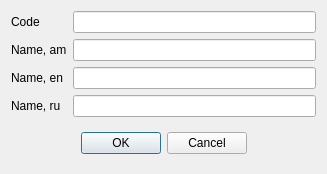
<?xml version="1.0" encoding="UTF-8"?>
<ui version="4.0">
 <class>RERestMenuNames</class>
 <widget class="QDialog" name="RERestMenuNames">
  <property name="geometry">
   <rect>
    <x>0</x>
    <y>0</y>
    <width>327</width>
    <height>165</height>
   </rect>
  </property>
  <property name="windowTitle">
   <string>Name of menu</string>
  </property>
  <layout class="QVBoxLayout" name="verticalLayout">
   <item>
    <layout class="QGridLayout" name="gridLayout">
     <item row="1" column="1">
      <widget class="EQLineEdit" name="leNameAm">
       <property name="Field" stdset="0">
        <string>f_am</string>
       </property>
      </widget>
     </item>
     <item row="1" column="0">
      <widget class="QLabel" name="label_2">
       <property name="text">
        <string>Name, am</string>
       </property>
      </widget>
     </item>
     <item row="0" column="0">
      <widget class="QLabel" name="label">
       <property name="text">
        <string>Code</string>
       </property>
      </widget>
     </item>
     <item row="3" column="0">
      <widget class="QLabel" name="label_4">
       <property name="text">
        <string>Name, ru</string>
       </property>
      </widget>
     </item>
     <item row="2" column="0">
      <widget class="QLabel" name="label_3">
       <property name="text">
        <string>Name, en</string>
       </property>
      </widget>
     </item>
     <item row="0" column="1">
      <widget class="EQLineEdit" name="leCode">
       <property name="focusPolicy">
        <enum>Qt::NoFocus</enum>
       </property>
       <property name="readOnly">
        <bool>true</bool>
       </property>
       <property name="PrimaryKey" stdset="0">
        <bool>true</bool>
       </property>
       <property name="Field" stdset="0">
        <string>f_id</string>
       </property>
      </widget>
     </item>
     <item row="3" column="1">
      <widget class="EQLineEdit" name="leNameRu">
       <property name="Field" stdset="0">
        <string>f_ru</string>
       </property>
      </widget>
     </item>
     <item row="2" column="1">
      <widget class="EQLineEdit" name="leNameEn">
       <property name="Field" stdset="0">
        <string>f_en</string>
       </property>
      </widget>
     </item>
     <item row="4" column="0" colspan="2">
      <widget class="QWidget" name="widget" native="true">
       <layout class="QHBoxLayout" name="horizontalLayout">
        <item>
         <spacer name="horizontalSpacer">
          <property name="orientation">
           <enum>Qt::Horizontal</enum>
          </property>
          <property name="sizeHint" stdset="0">
           <size>
            <width>58</width>
            <height>20</height>
           </size>
          </property>
         </spacer>
        </item>
        <item>
         <widget class="QPushButton" name="btnOk">
          <property name="text">
           <string>OK</string>
          </property>
         </widget>
        </item>
        <item>
         <widget class="QPushButton" name="btnCancel">
          <property name="text">
           <string>Cancel</string>
          </property>
         </widget>
        </item>
        <item>
         <spacer name="horizontalSpacer_2">
          <property name="orientation">
           <enum>Qt::Horizontal</enum>
          </property>
          <property name="sizeHint" stdset="0">
           <size>
            <width>57</width>
            <height>20</height>
           </size>
          </property>
         </spacer>
        </item>
       </layout>
      </widget>
     </item>
    </layout>
   </item>
  </layout>
 </widget>
 <customwidgets>
  <customwidget>
   <class>EQLineEdit</class>
   <extends>QLineEdit</extends>
   <header location="global">eqlineedit.h</header>
   <slots>
    <signal>customButtonClicked(bool)</signal>
   </slots>
  </customwidget>
 </customwidgets>
 <tabstops>
  <tabstop>leNameAm</tabstop>
  <tabstop>leNameEn</tabstop>
  <tabstop>leNameRu</tabstop>
  <tabstop>btnOk</tabstop>
  <tabstop>btnCancel</tabstop>
  <tabstop>leCode</tabstop>
 </tabstops>
 <resources/>
 <connections/>
</ui>
